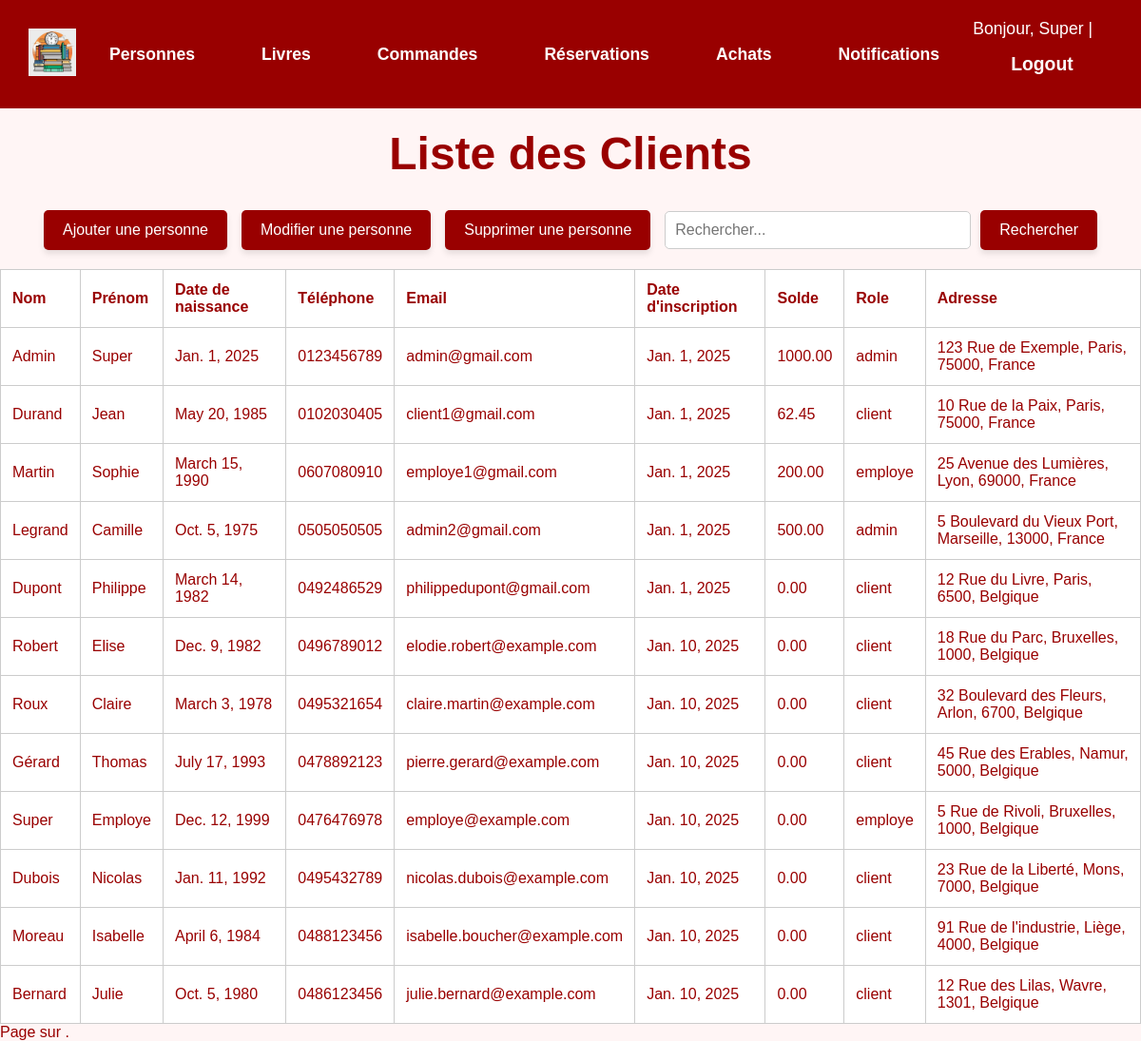
The app's page /personnes/research/ (signed in), older data.
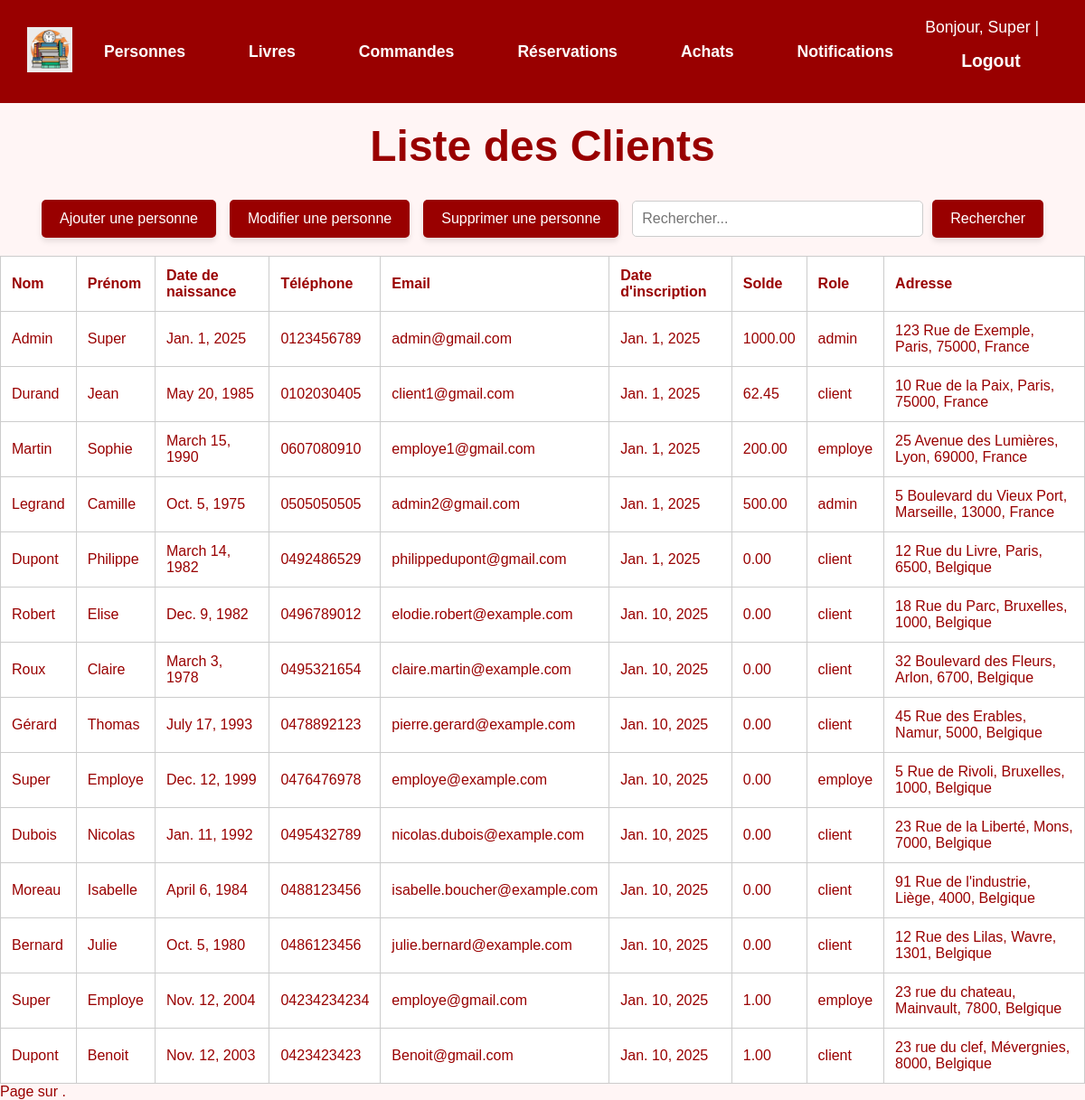
The same page, newer data.
### gui/models.py (models this page shows, shortened)
class Personne(AbstractBaseUser, PermissionsMixin):
    nom = models.CharField(max_length=100)
    prenom = models.CharField(max_length=100)
    date_naissance = models.DateField()
    telephone = models.CharField(max_length=15)
    email = models.EmailField(max_length=50, primary_key=True)
    date_creation = models.DateField(auto_now_add=True)
    solde = models.DecimalField(max_digits=10, decimal_places=2, default=0)
    adresse = models.ForeignKey('Adresse', on_delete=models.CASCADE)
    role = models.ForeignKey('Role', on_delete=models.CASCADE)
    is_active = models.BooleanField(default=True)
    is_staff = models.BooleanField(default=False)
    is_superuser = models.BooleanField(default=False)
    objects = PersonneManager()
    USERNAME_FIELD = 'email'
    REQUIRED_FIELDS = ['nom', 'prenom']
    class Meta:
        db_table = 'Personne'

class Role(models.Model):
    type = models.CharField(max_length=50)
    class Meta:
        db_table = 'Role'
    def __str__(self):
        return self.type

class Adresse(models.Model):
    rue = models.CharField(max_length=255)
    n_rue = models.IntegerField()
    ville = models.ForeignKey(Ville, on_delete=models.CASCADE)
    """class Meta:
        db_table = 'Adresse'"""

class Ville(models.Model):
    nom_ville = models.CharField(max_length=100)
    code_postal = models.CharField(max_length=10)
    pays = models.CharField(max_length=50)
    class Meta:
        db_table = 'Ville'

### gui/views.py (the view, shortened to what this page needs)
# urls.py: path('personnes/research/', PersonneResearch.as_view(), name='personnes_research'),
class PersonneResearch(StaffRequiredMixin,ListView):
    model = Personne
    template_name = 'gui/lister_personnes.html'
    def get_queryset(self):
        search_query = self.request.GET.get('search', '')
        return Personne.objects.all()

### gui/views.py (called while the page is built)
    def test_func(self):
        return self.request.user.is_staff

### templates/gui/lister_personnes.html (shortened to what this page needs)
{% load static %}
<!DOCTYPE html>
<html lang="fr">
<head>
</head>
<body>
    {% include 'gui/navbar.html' %}
    <h1 style="color: #990000; text-align: center; font-size: 3em; margin-top: 20px;">Liste des Clients</h1>
    <div class="action-bar">
        <a href="/personnes/create/" class="button">Ajouter une personne</a>
        <a href="{% url 'personnes_select' %}" class="button">Modifier une personne</a>
        <a href="{% url 'personnes_delete' %}" class="button">Supprimer une personne</a>
        <form method="GET" action="{% url 'personnes_research' %}" style="display: inline-flex; align-items: center; gap: 10px;">
            <input type="text" id="search" name="search" placeholder="Rechercher..." value="{{ request.GET.search }}">
            <button type="submit" class="button">Rechercher</button>
        </form>
    </div>
    <table>
        <thead>
            <tr>
                <th><a href="?sort_by=nom&order={% if request.GET.sort_by == 'nom' and request.GET.order == 'asc' %}desc{% else %}asc{% endif %}">Nom</a></th>
                <th><a href="?sort_by=prenom&order={% if request.GET.sort_by == 'prenom' and request.GET.order == 'asc' %}desc{% else %}asc{% endif %}">Prénom</a></th>
                <th><a href="?sort_by=date_naissance&order={% if request.GET.sort_by == 'date_naissance' and request.GET.order == 'asc' %}desc{% else %}asc{% endif %}">Date de naissance</a></th>
                <th><a href="?sort_by=telephone&order={% if request.GET.sort_by == 'telephone' and request.GET.order == 'asc' %}desc{% else %}asc{% endif %}">Téléphone</a></th>
                <th><a href="?sort_by=email&order={% if request.GET.sort_by == 'email' and request.GET.order == 'asc' %}desc{% else %}asc{% endif %}">Email</a></th>
                <th><a href="?sort_by=date_creation&order={% if request.GET.sort_by == 'date_creation' and request.GET.order == 'asc' %}desc{% else %}asc{% endif %}">Date d'inscription</a></th>
                <th><a href="?sort_by=solde&order={% if request.GET.sort_by == 'solde' and request.GET.order == 'asc' %}desc{% else %}asc{% endif %}">Solde</a></th>
                <th><a href="?sort_by=role&order={% if request.GET.sort_by == 'role' and request.GET.order == 'asc' %}desc{% else %}asc{% endif %}">Role</a></th>
                <th><a href="?sort_by=adresse__ville__om_ville&order={% if request.GET.sort_by == 'adresse__ville__om_ville' and request.GET.order == 'asc' %}desc{% else %}asc{% endif %}">Adresse</a></th>
            </tr>
        </thead>
        <tbody>
            {% for personne in object_list %}
                <tr>
                    <td>{{ personne.nom }}</td>
                    <td>{{ personne.prenom }}</td>
                    <td>{{ personne.date_naissance }}</td>
                    <td>{{ personne.telephone }}</td>
                    <td>{{ personne.email }}</td>
                    <td>{{ personne.date_creation }}</td>
                    <td>{{ personne.solde }}</td>
                    <td>{{ personne.role }}</td>
                    <td>
                        {{ personne.adresse.n_rue }} {{ personne.adresse.rue }},
                        {{ personne.adresse.ville.nom_ville }},
                        {{ personne.adresse.ville.code_postal }},
                        {{ personne.adresse.ville.pays }}
                    </td>
                </tr>
            {% empty %}
            <tr class="empty-message">
                <td colspan="9">Aucune personne trouvée.</td>
            </tr>
            {% endfor %}
        </tbody>
    </table>
    <div class="pagination">
        <span class="step-links">
            <span class="current">
                Page {{ page_obj.number }} sur {{ page_obj.paginator.num_pages }}.
            </span>
        </span>
    </div>
</body>
</html>

### templates/gui/navbar.html (shortened to what this page needs)
{% load static %}
<header>
    <a href="{% url 'homepage' %}">
        <img src="{% static 'images/logo_mdd.webp' %}" alt="Logo" class="logo">
    </a>
    <nav class="navbar">
        <a href="{% url 'personnes_list' %}" class="nav-button">Personnes</a>
        <a href="{% url 'livres_list' %}" class="nav-button">Livres</a>
        <a href="{% url 'commandes_list' %}" class="nav-button">Commandes</a>
        <a href="{% url 'reservations_list' %}" class="nav-button">Réservations</a>
        <a href="{% url 'achats_list' %}" class="nav-button">Achats</a>
        <a href="{% url 'notifications_list' %}" class="nav-button">Notifications</a>
    </nav>
    <div class="user-info">
        {% if user.is_authenticated %}
            Bonjour, {{ user.prenom }} | <a href="{% url 'logout' %}" class="nav-button">Logout</a>
        {% else %}
            <a href="{% url 'login' %}" class="nav-button">Login</a>
        {% endif %}
    </div>
</header>

### templates/gui/lister_personnes.html (style rules this page uses)
body { font-family: Arial, sans-serif; background-color: #fff5f5; color: #990000; margin: 0; }
.navbar { display: flex; justify-content: center; background-color: #cc0000; padding: 10px 0; }
.action-bar { display: flex; justify-content: center; align-items: center; gap: 15px; margin: 20px 0; }
.action-bar a, .action-bar button { background-color: #990000; color: white; padding: 12px 20px; font-size: 1em; text-decoration: none; border: none; border-radius: 5px; cursor: pointer; box-shadow: 0 4px 6px rgba(0, 0, 0, 0.1); transition: background-color 0.3s; }
input[type="text"] { padding: 10px; font-size: 1em; border: 1px solid #ccc; border-radius: 5px; width: 300px; }
table { width: 100%; border-collapse: collapse; margin-top: 20px; border: 1px solid #ccc; }
th, td { padding: 12px; text-align: left; border: 1px solid #ccc; }
th a { color: #990000; text-decoration: none; }
th { background-color: #ffffff; color: #990000; }
td { background-color: #fff; }
tr:nth-child(even) { background-color: #f9f9f9; }

### templates/gui/navbar.html (style rules this page uses)
header { display: flex; flex-direction: row; justify-content: space-between; align-items: center; padding: 20px 30px; background-color: #990000; color: white; }
.logo { height: 50px; }
.user-info { font-size: 1.1em; }
.user-info a { color: white; text-decoration: none; margin-left: 15px; font-weight: bold; }
.navbar { display: flex; justify-content: center; width: 100%; margin: 0; background-color: #990000; }
.nav-button { background-color: #990000; color: white; padding: 15px 25px; text-decoration: none; text-align: center; font-size: 1.1em; margin: 0 10px; border: none; display: inline-block; font-weight: bold; transition: background-color 0.3s, transform 0.2s ease-in-out; }

Row changes from the older to the newer data that the page shows:
added Personne: nom "Super", prenom "Employe", date_naissance "Nov. 12, 2004", telephone "04234234234", email "employe@gmail.com", date_creation "Jan. 10, 2025", solde "1.00", role "employe", adresse.n_rue "23", adresse.rue "rue du chateau", adresse.ville.nom_ville "Mainvault", adresse.ville.code_postal "7800", adresse.ville.pays "Belgique"
added Personne: nom "Dupont", prenom "Benoit", date_naissance "Nov. 12, 2003", telephone "0423423423", email "Benoit@gmail.com", date_creation "Jan. 10, 2025", solde "1.00", role "client", adresse.n_rue "23", adresse.rue "rue du clef", adresse.ville.nom_ville "Mévergnies", adresse.ville.code_postal "8000", adresse.ville.pays "Belgique"
